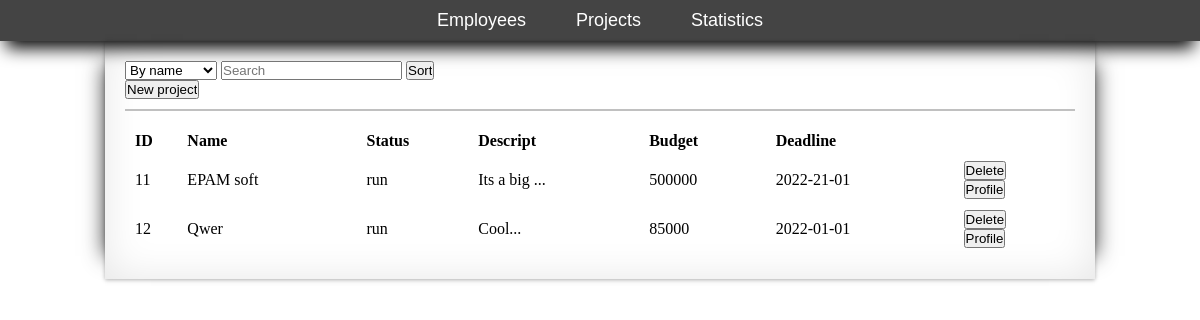
Page /projects on the earlier database version.
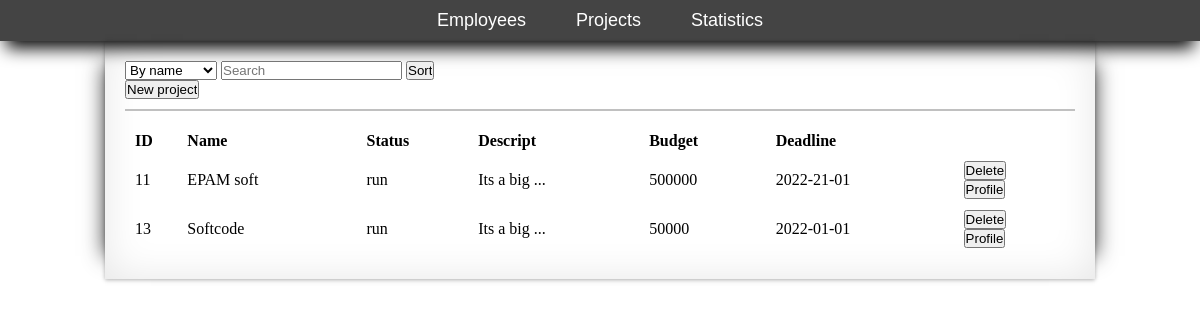
Same page on the later database version.
### tables this page shows
CREATE TABLE "projects_table" (
	"id"	INTEGER PRIMARY KEY AUTOINCREMENT,
	"name"	TEXT,
	"status"	TEXT,
	"descript"	TEXT,
	"budget"	TEXT,
	"deadline"	TEXT,
	"employees"	INTEGER
);

### main.py (the view)
@app.route('/projects', methods=["POST", "GET"])
def projects():
    con = sqlite3.connect('Service/base.db')
    cur = con.cursor()
    data = cur.execute('Select * from projects_table').fetchall()
    if request.method == "POST":
        data = cur.execute(sort_by_db.sort_projects(request.form)).fetchall()
    logger.info(f"Show projects")
    return render_template('projects.html', data=data)

### templates/projects.html (shortened to what this page needs)
{% extends 'base.html' %}
{% block body %}
<div class="sort_by">
<form action="/projects" method = "post">
    <select name="sort_type">
  <option value="name">By name</option>
</select>
    <input type="text"  name = "search" placeholder="Search">
    <input type="submit" value="Sort">
</form>
</div>
<div class="to_create">
<form action="/create_project" >
    <input type="submit" value="New project" />
</form>
</div>
<hr>
<div class="info_table">
<table>
    <thead>
    <tr>
        <th>ID</th>
        <th>Name</th>
        <th>Status</th>
        <th>Descript</th>
        <th>Budget</th>
        <th>Deadline</th>
    </tr>
    </thead>
    <tbody>
    {% for row in data%}
        <tr>
                <td>{{row[0]}}</td>
                <td>{{row[1]}}</td>
                <td>{{row[2]}}</td>
                <td>{{row[3][:10]}}...</td>
                <td>{{row[4]}}</td>
                <td>{{row[5]}}</td>
                <td>
                    <form action="/delete_project" method="post">
                    <input type="submit" value="Delete" id={{row[0]}}>
                    </form>
                    <form action="/project_info/{{row[0]}}" method="post">
                    <input type="submit" value="Profile" id={{row[0]}}>
                    </form>
                </td>
        </tr>
    {% endfor %}
    </tbody>
</table>
</div>
{%endblock%}

### templates/base.html (shortened to what this page needs)
<html>
<head>
</head>
<body>
<div class="blok-menu">
<ul class="menu">
<li><a href="/employees">Employees</a></li>
<li><a href="/projects">Projects</a></li>
<li><a href="/statistics">Statistics</a></li>
</ul>
</div>
<div class="content">
{% block body%}{%endblock%}
</div>
</body>
</html>

### templates/base.html (style rules this page uses)
* { margin:0px ; padding:0px; }
.menu li { float:left; list-style: none; margin:10px 25px ; }
.blok-menu { overflow: hidden; background: #444; box-shadow: 0px 13px 17px -6px #000000; }
.menu { margin:0 auto; display:table; }
.menu li a { font: 18px Verdana, Arial, Helvetica, sans-serif; color:#fff; text-decoration: none; }
.content { width:950px; margin:0 auto; padding:20px; box-shadow: 0 1px 4px rgba(0, 0, 0, .3), -23px 0 20px -23px rgba(0, 0, 0, .8), 23px 0 20px -23px rgba(0, 0, 0, .8), 0 0 40px rgba(0, 0, 0, .1) inset; }
hr { border: none; background-color: silver; color: silver; height: 2px; margin-top: 10px; margin-bottom: 10px; }
table { width: 100%; border-spacing: 10px 11px; padding-bottom: 2px text-align: center; }
th { text-align: left }

Differences in the rows shown:
removed projects_table: id "12", name "Qwer", status "run", descript "Cool", budget "85000", deadline "2022-01-01"
added projects_table: id "13", name "Softcode", status "run", descript "Its a big", budget "50000", deadline "2022-01-01"
